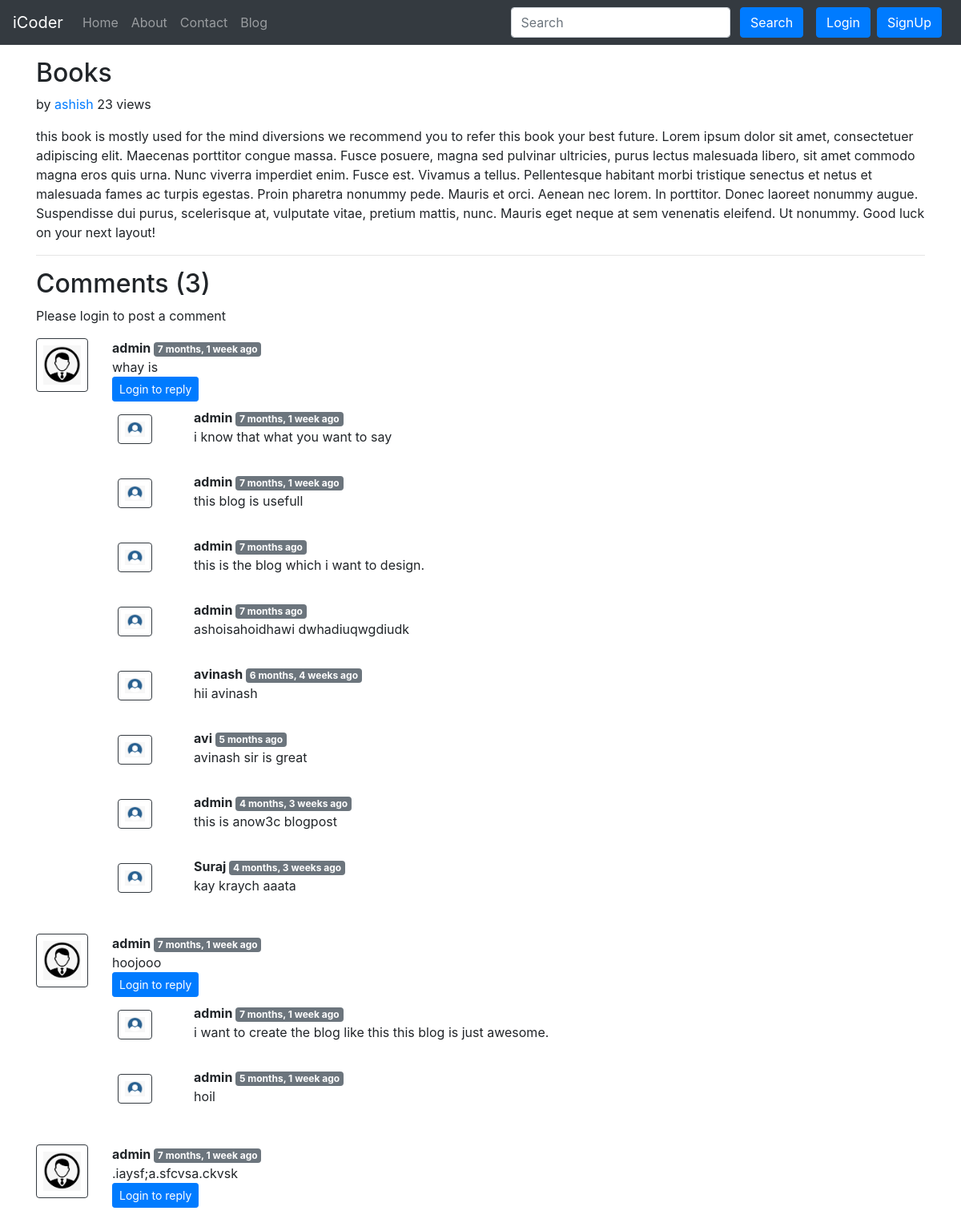
Page /blog/this-is-a-book/ on the committed database.
### blog/models.py (models this page shows, shortened)
class Post(models.Model):
    sno = models.AutoField(primary_key=True)
    title = models.CharField(max_length=130)
    content = models.TextField()
    author = models.CharField(max_length=130)
    slug = models.CharField(max_length=130)
    views= models.IntegerField(default=0)
    timestamp = models.DateTimeField(blank=True)

class BlogComment(models.Model):
    sno = models.AutoField(primary_key=True)
    comment = models.TextField()
    user = models.ForeignKey(User, on_delete=models.CASCADE)
    post = models.ForeignKey(Post, on_delete=models.CASCADE)
    parent = models.ForeignKey('self', on_delete=models.CASCADE, null=True)
    timestamp = models.DateTimeField(default=now)

### blog/views.py (the view)
# urls.py: path('<str:slug>/', views.blogPost, name='blogPost'),
def blogPost(request, slug):
    post=Post.objects.filter(slug=slug).first()
    post.views=post.views + 1
    post.save()
    comments= BlogComment.objects.filter(post=post, parent=None)
    replies= BlogComment.objects.filter(post=post).exclude(parent=None)
    replyDict={}
    for reply in replies:
        if reply.parent.sno not in replyDict.keys():
            replyDict[reply.parent.sno]=[reply]
        else:
            replyDict[reply.parent.sno].append(reply)
    context={'post':post, 'comments': comments, 'user': request.user, 'replyDict': replyDict}
    return render(request, "blog/blogPost.html", context)

### blog/templatetags/extras.py (called while the page is built)
@register.filter(name='get_val')
def get_val(dict, key):
    return dict.get(key)

### templates/blog/blogPost.html (shortened to what this page needs)
{% extends 'base.html' %}
{% block body %}
{% load humanize %}
{% load extras %}
<div class="container my-3">
    <h2 class="blog-post-title">{{post.title}}</h2>
    <p class="blog-post-meta">{{post.timeStamp}} by <a href="/about">{{post.author}}</a> <span>{{post.views}} views</span></p>
    <p>{{post.content|safe}}</p>
    <hr>
</div>
<div class="container">
    <h2> Comments ({{comments.count}}) </h2>
    <div class="my-2">
        {% if user.is_authenticated %}
        <form action="/blog/postComment" method="post">
            {% csrf_token %}
            <div class="form-group">
                <label for="exampleInputEmail1">Post Comment </label>
                <input type="text" class="form-control" name="comment" placeholder="Enter comment here">
            </div>
            <input type="hidden" name="postSno" value="{{post.sno}}">
            <input type="hidden" name="parentSno" value="">
            <button type="submit" class="btn btn-primary">Submit</button>
        </form>
        {% else %}
        Please login to post a comment
        {% endif %}
    </div>
    {% for comment in comments %}
    <div class="row my-3">
        <div class="col-md-1  ">
            <img class="rounded mx-auto d-block w-100 border border-dark p-2" src="/static/img/logo.png" alt="user">
        </div>
        <div class="col-md-11 ">
            <b> {{comment.user.username}} </b> <span class="badge badge-secondary ">{{comment.timestamp| naturaltime}}</span>
            <div>{{comment.comment}}</div>
            <div class="reply mx-0">
                {% if user.is_authenticated %}
                <button class="btn btn-sm btn-primary" type="button" data-toggle="collapse" data-target="#replyBox{{comment.sno}}" aria-expanded="false" aria-controls="replyBox{{comment.sno}}">
                    Reply
                </button>
                <div class="collapse" id="replyBox{{comment.sno}}">
                    <div class="card card-body my-2">
                        <form action="/blog/postComment" method="post">
                            {% csrf_token %}
                            <div class="form-group">
                                <label for="comment">Post a reply </label>
                                <input type="text" class="form-control" name="comment" placeholder="Enter comment here">
                                <input type="hidden" name="parentSno" value="{{comment.sno}}">
                            </div>
                            <input type="hidden" name="postSno" value="{{post.sno}}">
                            <button type="submit" class="btn btn-primary">Submit</button>
                        </form>
                    </div>
                </div>
                {% else %}
                <button class="btn btn-sm btn-primary" type="button" data-toggle="collapse" data-target="#replyBox{{comment.sno}}" aria-expanded="false" aria-controls="replyBox{{comment.sno}}">
                    Login to reply
                </button>
                {% endif %}
                <div class="replies my-2 ">
                    {% for reply in replyDict|get_val:comment.sno %}
                    <div class="row my-2">
                        <div class="col-md-1 ">
                            <img class="rounded mx-auto d-block w-75 my-2 border border-dark p-2" src="/static/img/logo1.png" alt="user">
                        </div>
                        <div class="col-md-11">
                            <div class="col-md-11 ">
                                <b> {{reply.user.username}} </b> <span class="badge badge-secondary ">{{reply.timestamp| naturaltime}}</span>
                                <div>{{reply.comment}}</div>
                            </div>
                            <br>
                        </div>
                    </div>
                    {% endfor %}
                </div>
            </div>
        </div>
    </div>
    {% endfor %}
</div>
{% endblock %}

### templates/base.html (shortened to what this page needs)
<!doctype html>
<html lang="en">
  <head>
    <link rel="stylesheet" href="https://stackpath.bootstrapcdn.com/bootstrap/4.5.2/css/bootstrap.min.css">
  </head>
  <body>
    <nav class="navbar navbar-expand-lg navbar-dark bg-dark">
        <a class="navbar-brand" href="/">iCoder</a>
        <div class="collapse navbar-collapse" id="navbarSupportedContent">
          <ul class="navbar-nav mr-auto">
            <li class="nav-item {% block homeactive %}  {% endblock homeactive %}">
              <a class="nav-link" href="/">Home <span class="sr-only">(current)</span></a>
            </li>
            <li class="nav-item {% block aboutactive %}  {% endblock aboutactive %}" >
              <a class="nav-link" href="/about">About</a>
            </li>
            <li class="nav-item {% block contactactive %}  {% endblock contactactive %} ">
              <a class="nav-link" href="/contact">Contact</a>
            </li>
            <li class="nav-item {% block blogactive %}  {% endblock blogactive %} ">
              <a class="nav-link" href="/blog">Blog</a>
            </li>
          </ul>
          <div class="ml-auto form-inline ">
          <form method="get" action="/search"class="my-2 my-lg-0 mx-3">
            <input class="form-control mr-sm-2" type="search" placeholder="Search" aria-label="Search" name="query" id="query">
            <button class="btn btn-primary my-2 my-sm-0 " type="submit">Search</button>
          </form>
{% if user.is_authenticated %}
<ul class="navbar-nav mr-2">
<li class="nav-item dropdown">
<a class="nav-link dropdown-toggle" href='#' id="navbarDropdown" role="button" data-toggle="dropdown"> Welcome {{request.user}}</a>
<div class="dropdown-menu" aria-labelledby="navbarDropdown">
          <a class="dropdown-item" href="/logout">Logout</a>
        </div>
      </li>
      </ul>
      </div>
{% else %}
<button type="button" class="btn btn-primary mr-2" data-toggle="modal" data-target="#loginModal">
Login
</button>
<button type="button" class="btn btn-primary mr-2" data-toggle="modal" data-target="#signupModal">
SignUp
</button>
{% endif %}
        </div>
      </nav>
      {% block body %}  {% endblock body %}
  </body>
</html>

### rows in the picture
Post: title "Books", author "ashish", views "23", content "this book is mostly used for the mind diversions we recommend you to refer this book your best future. Lorem ipsum dolor sit amet, consectetuer adipiscing elit. Maecenas porttitor congue massa. Fusce posuere, magna sed pulvinar ultricies, purus lectus malesuada libero, sit amet commodo magna eros quis urna. Nunc viverra imperdiet enim. Fusce est. Vivamus a tellus. Pellentesque habitant morbi tristique senectus et netus et malesuada fames ac turpis egestas. Proin pharetra nonummy pede. Mauris et orci. Aenean nec lorem. In porttitor. Donec laoreet nonummy augue. Suspendisse dui purus, scelerisque at, vulputate vitae, pretium mattis, nunc. Mauris eget neque at sem venenatis eleifend. Ut…"
BlogComment: user.username "admin", timestamp "7 months, 1 week ago", comment "whay is"
BlogComment: user.username "admin", timestamp "7 months, 1 week ago", comment "i know that what you want to say"
BlogComment: user.username "admin", timestamp "7 months, 1 week ago", comment "this blog is usefull"
BlogComment: user.username "admin", timestamp "7 months ago", comment "this is the blog which i want to design."
BlogComment: user.username "admin", timestamp "7 months ago", comment "ashoisahoidhawi dwhadiuqwgdiudk"
BlogComment: user.username "avinash", timestamp "6 months, 4 weeks ago", comment "hii avinash"
BlogComment: user.username "avi", timestamp "5 months ago", comment "avinash sir is great"
BlogComment: user.username "admin", timestamp "4 months, 3 weeks ago", comment "this is anow3c blogpost"
BlogComment: user.username "Suraj", timestamp "4 months, 3 weeks ago", comment "kay kraych aaata"
BlogComment: user.username "admin", timestamp "7 months, 1 week ago", comment "hoojooo"
BlogComment: user.username "admin", timestamp "7 months, 1 week ago", comment "i want to create the blog like this this blog is just awesome."
BlogComment: user.username "admin", timestamp "5 months, 1 week ago", comment "hoil"
BlogComment: user.username "admin", timestamp "7 months, 1 week ago", comment ".iaysf;a.sfcvsa.ckvsk"

### other values in the picture
{{ comments.count }} "3"
